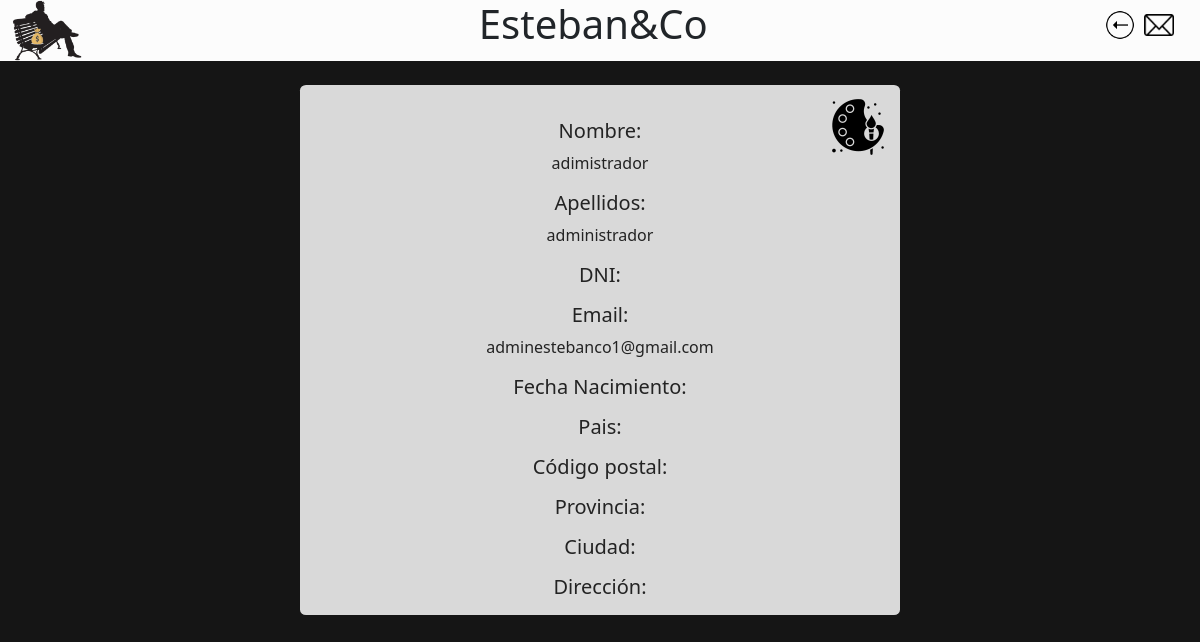
Page /php/paginas/verPerfil.php (signed in) on the earlier database version.
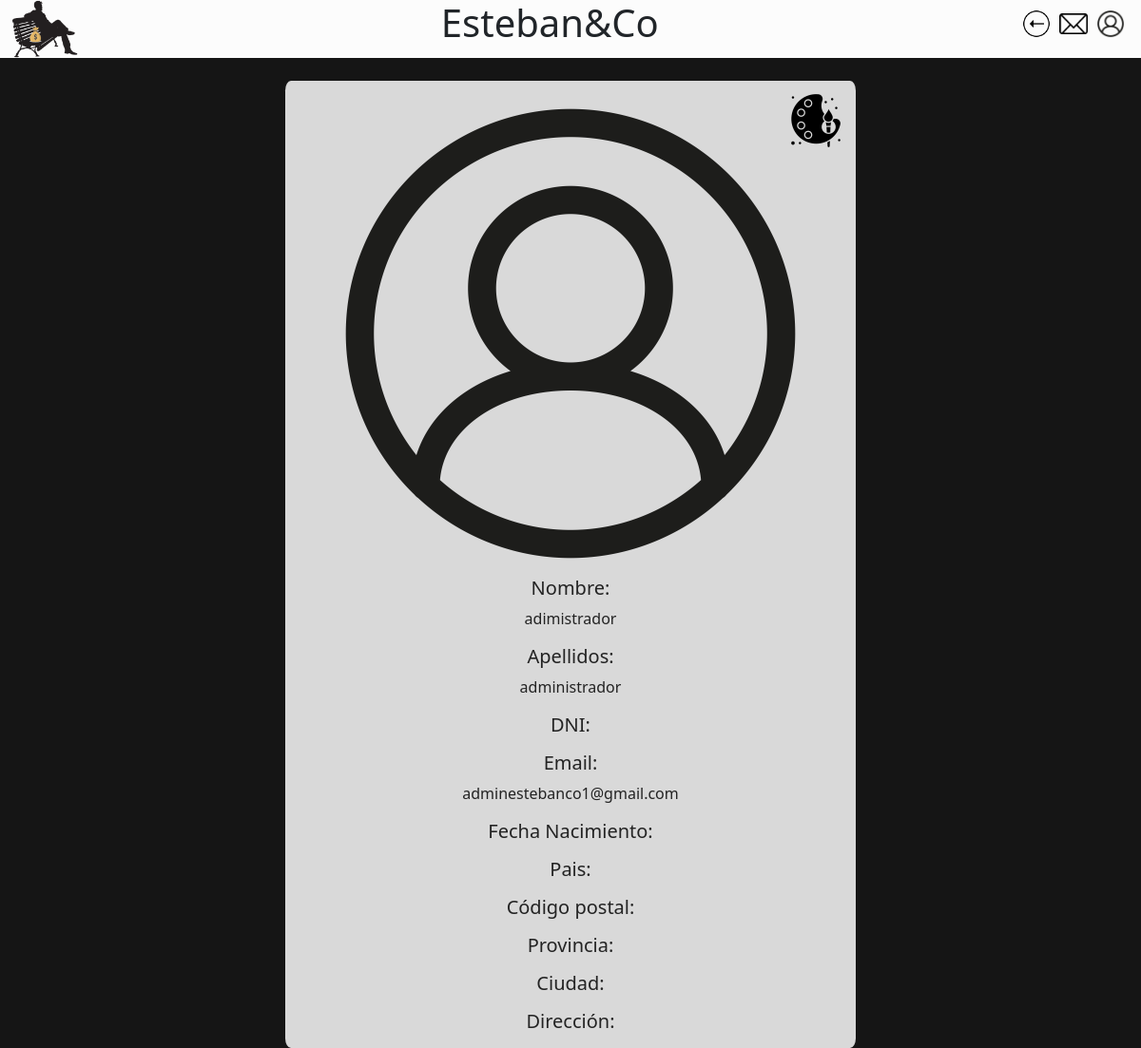
Same page on the later database version.
### tables this page shows
Create table perfil(
iban varchar(50) primary key,
nombre varchar(25),
apellidos varchar(40),
dni varchar(9),
email varchar(50),
imagen varchar(100),
contrasena varchar(255),
fecha_nacimiento date,
direccion varchar(30),
ciudad varchar(25),
codigo_postal int,
provincia varchar(20),
pais varchar(20),
saldo float
);

### php/conexiones/obtenerPerfil.php (called while the page is built, shortened)
<?php
include_once("conexion.php");
if(isset($_SESSION['iban'])){
    $iban=$_SESSION['iban'];
    $consultaNombre = "SELECT nombre FROM perfil WHERE iban='$iban'";
    $resultNombre = $conexion->query($consultaNombre);
    if($resultNombre->num_rows > 0) {
        $row = $resultNombre->fetch_assoc();
        $nombrePerfil = $row['nombre'];
    } else {
        echo "No se encontró el nombre del perfil.";
    }
    $consultaApellidos = "SELECT apellidos FROM perfil WHERE iban='$iban'";
    $resultApellidos = $conexion->query($consultaApellidos);
    if($resultApellidos->num_rows > 0) {
        $row = $resultApellidos->fetch_assoc();
        $nombreApellidos = $row['apellidos'];
    } else {
        echo "No se encontró el nombre del perfil.";
    }
    $consultaEmail = "SELECT email FROM perfil WHERE iban='$iban'";
    $resultEmail = $conexion->query($consultaEmail);
    if($resultEmail->num_rows > 0) {
        $row = $resultEmail->fetch_assoc();
        $nombreEmail = $row['email'];
    } else {
        echo "No se encontró el nombre del perfil.";
    }
}

### php/conexiones/recuperarFoto.php (called while the page is built)
<?php
include_once("conexion.php");
$iban=$_SESSION['iban'];
$selectImagenPerfil= "SELECT imagen FROM perfil WHERE iban='$iban'";
$resultImagenPerfil=$conexion->query($selectImagenPerfil);
$fila=$resultImagenPerfil->fetch_assoc();
$imagenPerfil= $fila['imagen'];

### php/paginas/verPerfil.php (the view, shortened to what this page needs)
<!DOCTYPE html>
<html lang="en">
<head>
    <link href="../../css/bootstrap.css" rel="stylesheet">
    <link href="../../css/headers.css" rel="stylesheet">
    <link href="../../css/desplegable.css" rel="stylesheet">
    <link href="../../css/styleTarjetas.css" rel="stylesheet">
    <link href="../../css/cambioTarjeta.css" rel="stylesheet">
    <?php include_once("../conexiones/obtenerPerfil.php");?>
    <?php include_once("../conexiones/recuperarFoto.php");?>
</head>
<body>
  <header>
    <div class="headerPaginas">
      <div class="esteban">
        <img src="../../img/Esteban&Co.png">
      </div>
      <div class="titulo">
        <h1>Esteban&Co</h1>
      </div>
      <div class="iconosMenu">
        <a class="button" href="inicioUser.php" id="volver"><img src="../../img/salir.png"></a>
        <a class="button" href="contactos.php" id="correo"><img src="../../img/correo.png"></a>
        <a class="button" id="menu"><img src="<?php echo $imagenPerfil;?>"></a>
      </div>
    </div>
  </header>
  <main>
    <section class="mostrarPerfil" id="mostrarPerfil">
      <div class="container">
      <div class="recuadro">
        <a class="button pincel" id="pincel1"><img src="../../img/pincel.png"></a>
        <img src="<?php echo $imagenPerfil;?>">
        <h5>Nombre:</h5>
        <p><?php echo $nombrePerfil;?></p>
        <h5>Apellidos:</h5>
        <p><?php echo $nombreApellidos;?></p>
        <h5>DNI:</h5>
        <h5>Email:</h5>
        <p><?php echo $nombreEmail;?></p>
        <h5>Fecha Nacimiento:</h5>
        <h5>Pais:</h5>
        <h5>Código postal:</h5>
        <h5>Provincia:</h5>
        <h5>Ciudad:</h5>
        <h5>Dirección:</h5>
        </div>
      </div>
    </section>
  </main>
</body>
</html>

### css/headers.css (style rules this page uses)
html { background-color: #151515; }
body { margin: 0%; }
header { background-color: #fcfcfc; }
.headerPaginas { display: -webkit-box; display: -ms-flexbox; display: flex; -webkit-box-pack: justify; -ms-flex-pack: justify; justify-content: space-between; text-align: center; }
.headerPaginas .esteban { -webkit-box-pack: left; -ms-flex-pack: left; justify-content: left; margin-left: 1vw; }
.headerPaginas .esteban img { width: 70px; }
.headerPaginas .iconosMenu { -webkit-box-pack: right; -ms-flex-pack: right; justify-content: right; margin-right: 1vw; }
.headerPaginas .iconosMenu img { width: 30px; padding-top: 10px; }
.container { padding-top: 3vh; text-align: center; }

### css/desplegable.css (style rules this page uses)
.iconosMenu a { border: none; background-color: #fcfcfc; margin-right: 5px; }

### css/styleTarjetas.css (style rules this page uses)
section { background-color: #151515; }
.container { display: -webkit-box; display: -ms-flexbox; display: flex; -webkit-box-pack: center; -ms-flex-pack: center; justify-content: center; padding-top: 3vh; text-align: center; }
.recuadro { position: relative; padding-top: 10px; width: 80vw; background-color: #d9d9d9; color: #232323; border-radius: 1%; }
.pincel { position: absolute; top: 0; right: 0; padding: 10px; }
@media only screen and (min-width: 1024px) { .recuadro { width: 50vw; } }

### css/cambioTarjeta.css (style rules this page uses)
.mostrarPerfil, .editarPerfil { display: block; -webkit-transition: opacity 0.3s ease-in-out; transition: opacity 0.3s ease-in-out; opacity: 1; }

Differences in the rows shown:
changed perfil "adimistrador": imagen: picture added
